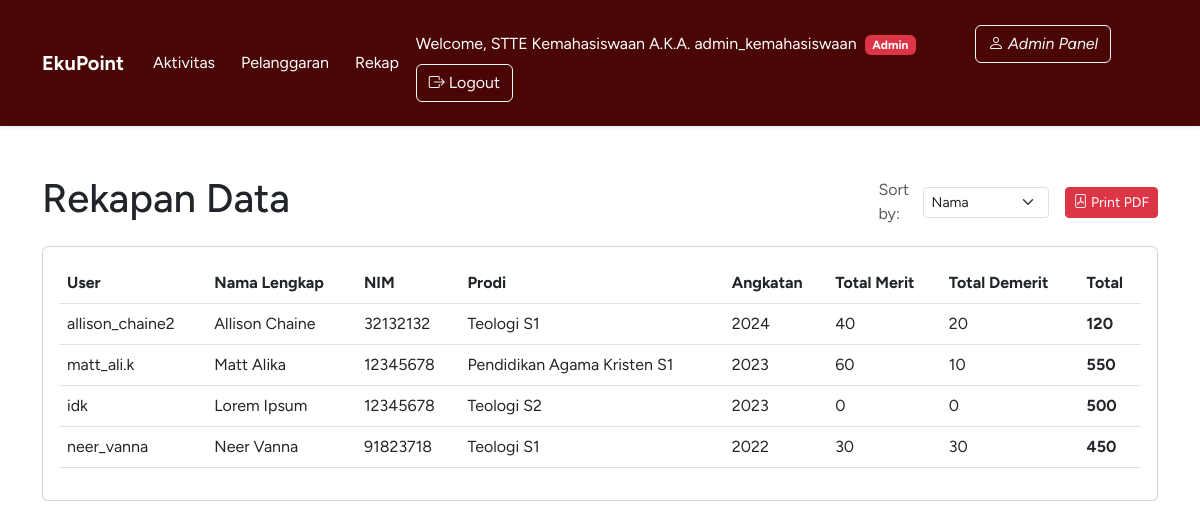
Page /rekap/ (signed in) on the committed database.
### contacts/models.py (models this page shows, shortened)
class User(AbstractUser):
    nim = models.CharField(max_length=10, blank=True, null=True)
    prodi = models.ForeignKey(Prodi, on_delete=models.SET_NULL, blank=True, null=True, related_name='users_prodi')
    angkatan = models.ForeignKey(Angkatan, on_delete=models.SET_NULL, blank=True, null=True, related_name='users')
    @property
    def modal_poin_awal(self):
        if self.angkatan:
            return self.angkatan.modal_poin
        return 100

class Prodi(models.Model):
    prodi = models.CharField(max_length=50, blank=True, null=True)
    strata = models.CharField(max_length=2, blank=True, null=True)
    def __str__(self):
        return f"{self.prodi} {self.strata}"

class Angkatan(models.Model):
    angkatan = models.CharField(max_length=4, blank=True, null=True)
    modal_poin = models.IntegerField(default=100)
    def __str__(self):
        return f"{self.angkatan}"

### contacts/views.py (the view)
# urls.py: path('rekap/', views.rekap, name='rekap'),
@login_required
def rekap(request):
    sort_type = request.GET.get('sort', 'angkatan')
    ordering_map = {
        'first_name': 'first_name',
        'prodi': 'prodi',
        'angkatan': '-angkatan'
    }
    order_field = ordering_map.get(sort_type, 'first_name')
    all_users = User.objects.filter(groups=1).order_by(order_field).all()
    user_rekap_list = []
    user_rekap_list_by_prodi = []
    user_rekap_list_by_angkatan = []
    for u in all_users:
        aktivitas_points = Aktivitas.objects.filter(user=u, status="approved").aggregate(
            total=Sum(F('aturan_merit__poin') * F('kuantitas'), default=0)
        )['total']
        pelanggaran_points = Pelanggaran.objects.filter(user=u).aggregate(
            total=Sum(F('aturan_demerit__poin') * F('kuantitas'), default=0)
        )['total']
        modal_poin = u.modal_poin_awal
        total_points = (aktivitas_points or 0) - (pelanggaran_points or 0) + modal_poin
        user_rekap_list.append({
            'user_obj': u,
            'aktivitas': aktivitas_points,
            'pelanggaran': pelanggaran_points,
            'total': total_points,
            'modal_poin': modal_poin
        })
    context = {
        'user_rekap_list': user_rekap_list,
    }
    if request.headers.get('HX-Request'):
        return render(request, 'partials/rekap_table.html', context)
    return render(request, 'rekap.html', context)

### contacts/context_processors.py (called while the page is built)
def user_groups(request):
    if request.user.is_authenticated:
        return {
            'is_student': request.user.groups.filter(name='Student').exists(),
            'is_admin': request.user.is_superuser,
            'is_staff': request.user.is_staff,
            'user_groups': list(request.user.groups.values_list('name', flat=True))
        }
    return {}

### contacts/templates/rekap.html (shortened to what this page needs)
{% extends "header.html" %}
{% block content %}
<div class="d-flex justify-content-between align-items-center mb-3">
    <h1>Rekapan Data</h1>
    <div class="d-flex align-items-center gap-3">
        <div class="d-flex align-items-center">
            <label class="me-2 text-muted">Sort by:</label>
            <select name="sort"
                    id="sortDropdown"
                    class="form-select form-select-sm"
                    hx-get="{% url 'rekap' %}"
                    hx-swap="innerHTML"
                    hx-trigger="change"
                    hx-push-url="true"
                    hx-target="#tabel-body">
                <option value="first_name" {% if request.GET.sort == 'first_name' %}selected{% endif %}>Nama</option>
            </select>
        </div>
        <a class="btn btn-danger btn-sm"
           href="{% url 'generate_pdf' %}?sort=first_name"
           id="btnExportPDF"
           target="_blank">
           <i class="bi bi-file-pdf"></i> Print PDF
        </a>
    </div>
</div>
<div class="card">
    <div class="card-body">
        <table class="table table-hover">
            <thead>
                <tr>
                    <th>User</th>
                    <th>Nama Lengkap</th>
                    <th>NIM</th>
                    <th>Prodi</th>
                    <th>Angkatan</th>
                    <th>Total Merit</th>
                    <th>Total Demerit</th>
                    <th>Total</th>
                </tr>
            </thead>
            <tbody id="tabel-body">
                {% include 'partials/rekap_table.html' %}
            </tbody>
        </table>
    </div>
</div>
{% endblock %}

### contacts/templates/header.html (shortened to what this page needs)
{% load static %}
<!DOCTYPE html>
<html lang="en">
<head>
    <link href="https://cdn.jsdelivr.net/npm/bootstrap@5.3.0/dist/css/bootstrap.min.css" rel="stylesheet">
    <link rel="stylesheet" href="https://cdn.jsdelivr.net/npm/bootstrap-icons@1.10.0/font/bootstrap-icons.css">
</head>
<body class="sticky-header" style="font-family: Figtree, sans-serif;">
    <nav class="navbar navbar-expand-lg navbar-dark custom-color shadow-sm p-3 mb-5">
        <div class="container">
        <div class="navbar-center">
            <a class="navbar-brand" href="{% url 'dashboard' %}"><strong>EkuPoint</strong></a>
        </div>
        <div class="navbar navbar-expand-lg">
            <a class="btn btn-ghost" style="color: #FFFFFF" href="{% url 'aktivitas_list' %}">Aktivitas</a>
            <a class="btn btn-ghost" style="color: #FFFFFF" href="{% url 'pelanggaran_list' %}">Pelanggaran</a>
            {% if is_admin or is_staff %}
            <a class="btn btn-ghost" style="color: #FFFFFF" href="{% url 'rekap' %}">Rekap</a>
            {% else %}
            <p></p>
            {% endif %}
                <p>&nbsp</p>
            </div>
            <div class="navbar bg-base-100">
                    <span class="navbar-text me-3" style="color: #FFFFFF;">Welcome, <a href="{% url 'about_user' %}" style="color: #FFFFFF; text-decoration:none;"> {{ user.get_full_name }} A.K.A. {{ user.username }}</a>
                {% if is_admin or is_staff %}
                    <span class="badge bg-danger ms-1">Admin</span>
                {% else %}
                    <span class="badge bg-info ms-1">Student</span>
                {% endif %}
                </span>
            {% if is_admin or is_staff %}
                    <a class="btn btn-outline-light btn-xs" href="{% url 'admin:index' %}"><i class="bi bi-person"> Admin Panel</i></a>
            {% else %}
                    <p></p>
            {% endif %}
            <p>&nbsp</p>
            <a class="btn btn-outline-light btn-xs" href="{% url 'logout' %}"><i class="bi bi-box-arrow-right"></i> Logout</a>
            </div>
            </div>
    </nav>
    <main class="container mt-4">
        {% block content %}{% endblock %}
    </main>
</body>
</html>

### contacts/templates/partials/rekap_table.html
{% for data in user_rekap_list %}
                <tr onclick="window.location.href='{% url 'user_rekap' data.user_obj.id %}'" style="cursor: pointer;">
                    <td>{{ data.user_obj.username }}</td>
                    <td>{{ data.user_obj.get_full_name }}</td>
                    <td>{{ data.user_obj.nim }}</td>
                    <td>{{ data.user_obj.prodi }}</td>
                    <td>{{ data.user_obj.angkatan }}</td>
                    <td>{{ data.aktivitas|default:"0" }}</td>
                    <td>{{ data.pelanggaran|default:"0" }}</td>
                    <td><strong>{{ data.total }}</strong></td>
                </tr>
                {% empty %}
                <tr>
                    <td colspan="8" class="text-center">Belum ada data mahasiswa.</td>
                </tr>
                {% endfor %}

### contacts/templates/header.html (style rules this page uses)
.custom-color { background-color: #4a0505ff; }
.sticky-header { position: sticky; top: 0; }
a { text-decoration: none; }

### rows in the picture
User: get_full_name "STTE Kemahasiswaan", username "admin_kemahasiswaan"
User: user_obj.username "allison_chaine2", user_obj.get_full_name "Allison Chaine", user_obj.nim "32132132", user_obj.prodi "Teologi S1", user_obj.angkatan "2024", aktivitas "40", pelanggaran "20", total "120"
User: user_obj.username "matt_ali.k", user_obj.get_full_name "Matt Alika", user_obj.nim "12345678", user_obj.prodi "Pendidikan Agama Kristen S1", user_obj.angkatan "2023", aktivitas "60", pelanggaran "10", total "550"
User: user_obj.username "idk", user_obj.get_full_name "Lorem Ipsum", user_obj.nim "12345678", user_obj.prodi "Teologi S2", user_obj.angkatan "2023", aktivitas "0", pelanggaran "0", total "500"
User: user_obj.username "neer_vanna", user_obj.get_full_name "Neer Vanna", user_obj.nim "91823718", user_obj.prodi "Teologi S1", user_obj.angkatan "2022", aktivitas "30", pelanggaran "30", total "450"
